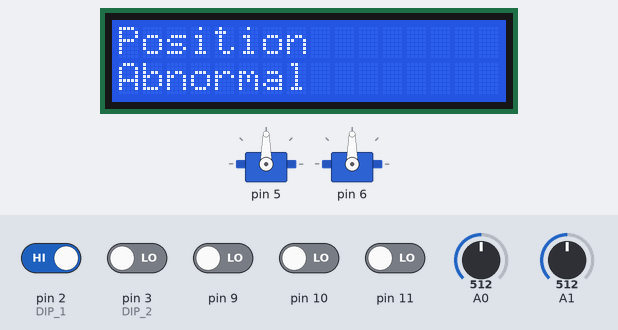
Bench run of a sketch on a simulated Arduino Uno, built with avr-gcc and run on an emulated ATmega328P. Shown: 2 × servo, 16×2 character LCD. The test bench sets the inputs (shaded band); at power-on: pin 2 (DIP_1) HIGH, pin 3 (DIP_2), pin 9–11 LOW, A0 = 512, A1 = 512.

Above: at 1.2 s.
1.3 s: pin 2 (DIP_1) driven LOW
At 2.0 s:
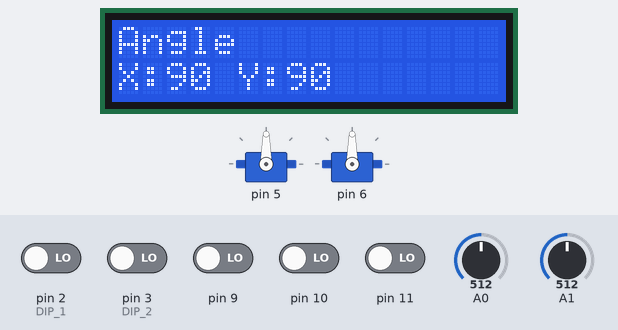
3.6 s: A0 set to 470
At 4.1 s:
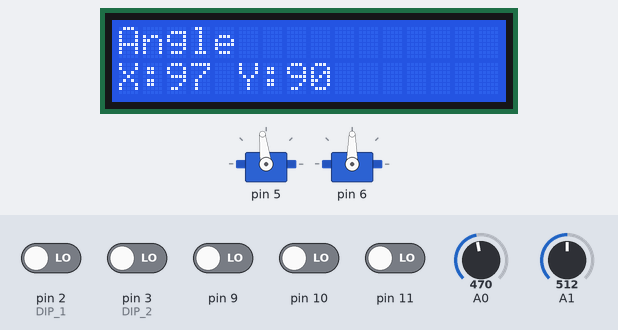
5.2 s: A0 set to 449
At 5.6 s:
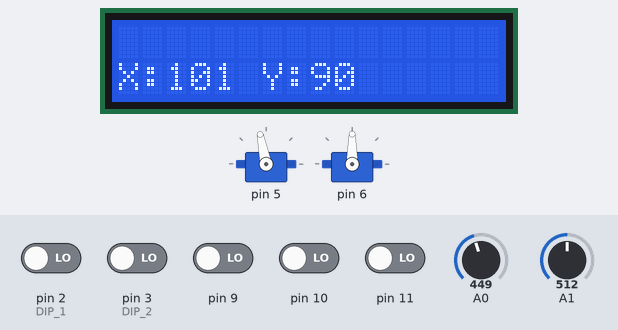
7.7 s: A1 set to 716
At 8.2 s:
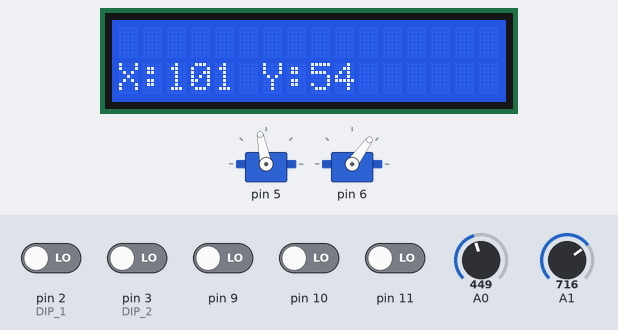
10.3 s: A1 set to 900
At 10.8 s:
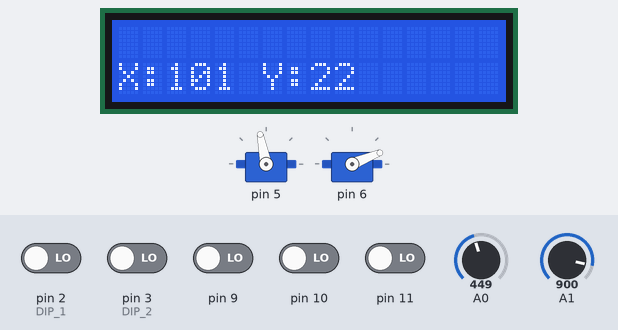
12.9 s: A0 set to 511
At 13.4 s:
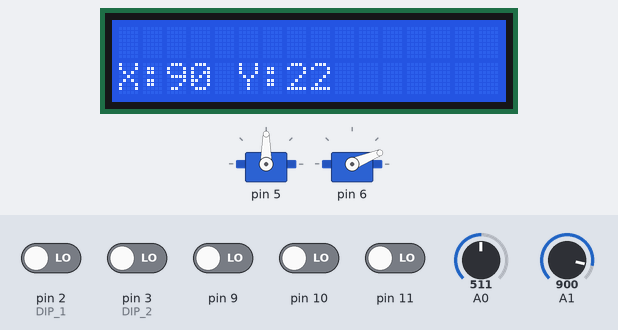
Timing chart, 0 to 15.9 s (numbered marks = the images above; inputs shaded):
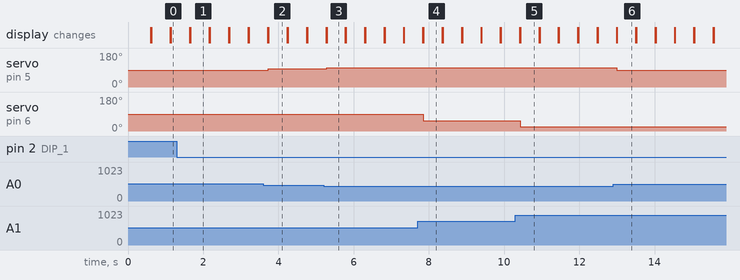

Measured:
- the behaviour switches between 458 and 457 on A0 (found by bisection; images 2 and 3)
- after the input at 1.3 s, the display: first differs from a run without the input after 0.35 s (image 1)
- after the input at 3.6 s, servo on pin 5: 90° → 97° after 0.13 s; the display: first differs from a run without the input after 0.13 s (image 2)
- after the input at 5.2 s, servo on pin 5: 97° → 101° after 0.08 s; the display: first differs from a run without the input after 0.08 s (image 3)
- after the input at 7.7 s, servo on pin 6: 90° → 54° after 0.15 s; the display: first differs from a run without the input after 0.15 s (image 4)
- after the input at 10.3 s, servo on pin 6: 54° → 22° after 0.13 s; the display: first differs from a run without the input after 0.13 s (image 5)
- after the input at 12.9 s, servo on pin 5: 101° → 90° after 0.10 s; the display: first differs from a run without the input after 0.10 s (image 6)

The sketch:

hw03.ino
```cpp
/*
Coded by Jheng-Hong Wang (2018)
E-mail : workspace2110@gmail.com
Description:
    題目： 伺服馬達、搖桿、紅外線感測器、超音波感測器、溫溼度感測器及LCD之整合應用
    接腳:
        DIP switch :
            Model 1:  接微控板的 2 腳
            Model 2:  接微控板的 3 腳
            Model 3:  接微控板的 4 腳

        LCD(I2C匯流排) :
            SDA : 接微控板的 A4 腳
            SCL : 接微控板的 A5 腳

        Servomotors:
            Servomotor1 : 接微控板的 5 腳
            Servomotor2 : 接微控板的 6 腳

        Joystick :
            Horizontal: 接微控板的 A0 腳
            Vertical:   接微控板的 A1 腳

        Infrared :
            right:  接微控板的 11 腳
            center: 接微控板的 10 腳
            left:   接微控板的  9 腳

        Ultrasonic :
            trigger:    接微控板的 12 腳
            echo:       接微控板的 13 腳

        Temperature and humidity :
            data:    接微控板的 A3 腳
    功能:
        (1)	模式1：
            可以利用搖桿控制兩個伺服馬達的轉動角度，並將兩個伺服馬達之角度顯示在LCD上。
            (例如：X: 56  Y:90)

        (2)	模式2：
            利用紅外線感測器感測路徑(貼上一條黑膠帶)，
            並在LCD上顯示微控板之位置狀態：
                位置正常(Position： Normal)、
                微偏右(Position： Slightly Right)、
                偏右(Position： Right)、
                微偏左(Position： Slightly Left)、
                偏左(Position： Left)、
                不正常(Position： Abnormal)

        (3)	模式3：
            可利用超音波感測器感測距離，並使用溫溼度感測器感測溫度與濕度，然後將感測到的距離及溫溼度顯示在LCD上。
            (例如:Distance: 30 cm  Temp:30 Humid:63)
*/

// Include libraries:
#include "model_1.h" // 模式1的函式庫
#include "model_2.h" // 模式2的函式庫
#include "model_3.h" // 模式3的函式庫
#include "My_LCD.h"  // LCD library
//--------------------------------------------

// Declare variables:

// Output pins:
// Servo motors:
int Servomotors1 = 5;
int Servomotors2 = 6;
// - - - - - - - - - - - - - - - - - - - - - -

// ===========================================

// Input pins:
// DIP switch:
const int DIP_1 = 2;
const int DIP_2 = 3;
const int DIP_3 = 4;
// - - - - - - - - - - - - - - - - - - - - - -

// Joystick:
const int Horizontal = A0;
const int Vertical   = A1;
// - - - - - - - - - - - - - - - - - - - - - -

// Infrared:
const int left      =  9;
const int center    = 10;
const int right     = 11;
// - - - - - - - - - - - - - - - - - - - - - -

// Temperature and humidity:
int data = A3;
// - - - - - - - - - - - - - - - - - - - - - -

// ===========================================

// Mixed pins:
// Ultrasonic:
const int trigger = 12;
const int echo    = 13;
// - - - - - - - - - - - - - - - - - - - - - -
// ===========================================

// Data:
const char* title     = ""; // title string
const char* message   = ""; // message string

Model_1* model_1;   // 模式1的物件
Model_2* model_2;   // 模式2的物件
Model_3* model_3;   // 模式3的物件
My_LCD* LCD;        // LCD object
// ===========================================

//--------------------------------------------

// Initializing
void setup(){
    model_1 = new Model_1(Servomotors1, Servomotors2, Horizontal, Vertical);
    model_2 = new Model_2(left, center, right);
    model_3 = new Model_3(trigger,echo, data);
    LCD = new My_LCD();
    Serial.begin(9600);
}
//--------------------------------------------

// main program
void loop(){
    if(!digitalRead(DIP_1)){          // Model 1
        model_1->runWork();
        title = model_1->getTitle();
        message = model_1->getMessage();
    }else if(!digitalRead(DIP_2)){    // Model 2
        model_2->runWork();
        title = model_2->getTitle();
        message = model_2->getMessage();
    }else if(!digitalRead(DIP_3)){    // Model 3
        model_3->runWork();
        title = model_3->getTitle();
        message = model_3->getMessage();
    }else{                           // Defualt model
        title   = "Defualt model";
        message = "Welcome";
    }

    LCD->set_words(title, message); // Display on LCD

    // For Debug:
    // Serial.println(title);
    // Serial.println(message);
    // ===========================================
}
//--------------------------------------------
```

model_1.cpp
```cpp
#include "model_1.h"

// Constructor: input(pin of bottom servo, pin of top servo, pin of horizontal joystick, pin of vertical joystick)
Model_1::Model_1(int servo_1, int servo_2, int joystick_H, int joystick_V):joystick_H(joystick_H), joystick_V(joystick_V){
    // Initializing Servo Object:
    this->servo_1 = new Servo();
    this->servo_2 = new Servo();
    this->servo_1->attach(servo_1);
    this->servo_2->attach(servo_2);
    // ===========================================

    // setting out pins:
    pinMode(this->joystick_H, INPUT);
    pinMode(this->joystick_V, INPUT);
    // ===========================================
}
//--------------------------------------------

// Deconstructor
Model_1::~Model_1(){

}
//--------------------------------------------

// 主要驅動程式
void Model_1::runWork(){
    servo_1->write( mapping(this->joystick_H) ); // 驅動水平伺服機
    servo_2->write( mapping(this->joystick_V) ); // 驅動垂直伺服機

     updata();
}
//--------------------------------------------

// 讀取信號並調整位置值
long Model_1::mapping(int pin){
    return map(analogRead(pin), 0, 1023, 179, 0);
}
//--------------------------------------------

// Get title string
char* Model_1::getTitle() const{
    return (char*)title;
}
//--------------------------------------------

// Get size of title
int Model_1::getTitle_size() const{
    return title_size;
}
//--------------------------------------------

// Get message string
char* Model_1::getMessage() const{
    return (char*)message;
}
//--------------------------------------------

// Get size of message
int Model_1::getMessage_size() const{
    return message_size;
}
//--------------------------------------------

// Updata all Data
void Model_1::updata(){
    updataMessage();
    updataMessage_size();
}
//--------------------------------------------

// Updata message
void Model_1::updataMessage(){
    // Updata message
    sprintf((char*)message,"X:%i Y:%i", (int)mapping(this->joystick_H), (int)mapping(this->joystick_V));
}
//--------------------------------------------

// Updata size of message
void Model_1::updataMessage_size(){
    message_size = sizeof(message)/sizeof(message[0]); // Updata size of message
}
//--------------------------------------------
```

model_1.h
```cpp
/*
Coded by Jheng-Hong Wang (2018)
E-mail : workspace2110@gmail.com
Description:
    功能:
        可以利用搖桿控制兩個伺服馬達的轉動角度，並將兩個伺服馬達之角度顯示在LCD上。
*/

#ifndef MODEL_1_H
#define MODEL_1_H

// include libraries:
#include <Arduino.h>    // Ardruino base library
#include <Servo.h>      // Servo working library
//--------------------------------------------

class Model_1{
public:
    // Constructor: input(pin of bottom servo, pin of top servo, pin of horizontal joystick, pin of vertical joystick)
    Model_1(int servo_1, int servo_2, int joystick_H, int joystick_V);
    // ===========================================

    // Deconstructor:
    ~Model_1();
    // ===========================================

    // Functions:

    // 主要驅動程式
    void runWork();
    // - - - - - - - - - - - - - - - - - - - - - -

    // 讀取信號並調整位置值
    long mapping(int pin);
    // - - - - - - - - - - - - - - - - - - - - - -

    // Getting functions:
    char* getTitle() const;         // Get title string
    int getTitle_size() const;      // Get size of title

    char* getMessage() const;       // Get message string
    int getMessage_size() const;    // Get size of message
    // - - - - - - - - - - - - - - - - - - - - - -

    // ===========================================
private:
    // Functions:
    void updata();              // Updata all Data
    void updataMessage();       // Updata message
    void updataMessage_size();  // Updata size of message
    // ===========================================

    // Data:
    // About LCD:
    static const char* const title = "Angle";         // title
    int title_size = sizeof(title)/sizeof(title[0]);  // title size

    const char* message = "X:%d Y:%d";                      // message
    int message_size = sizeof(message)/sizeof(message[0]);  // message size
    // - - - - - - - - - - - - - - - - - - - - - -

    // Servo motors:
    Servo* servo_1; // Bottom Servo Object
    Servo* servo_2; // Top Servo Object
    // - - - - - - - - - - - - - - - - - - - - - -

    // Joystick:
    int joystick_H = A0; // pin of joystick horizontal (Defualt: A0)
    int joystick_V = A1; // pin of joystick vertical (Defualt: A1)
    // - - - - - - - - - - - - - - - - - - - - - -

    // ===========================================
protected:
};
#endif // MODEL_1_H
```

model_2.cpp
```cpp
#include "model_2.h"

// Constructor:(input: pin of left, pin of center, pin of right)
Model_2::Model_2(int left, int center, int right) : left(left), center(center), right(right)
{
    // 設定為輸入接腳:
    pinMode(this->left, INPUT);
    pinMode(this->center, INPUT);
    pinMode(this->right, INPUT);
    // ===========================================
}
//--------------------------------------------

// Deconstructor:
Model_2::~Model_2()
{
}
//--------------------------------------------

// 主要驅動程式
void Model_2::runWork()
{
    LEFT   = digitalRead(this->left);     // 讀取紅外線感測器(左)
    CENTER = digitalRead(this->center);   // 讀取紅外線感測器(中)
    RIGHT  = digitalRead(this->right);    // 讀取紅外線感測器(右)

    updata();
}
//--------------------------------------------

// Get title string
char* Model_2::getTitle() const{
    return (char*)title;
}
//--------------------------------------------

// Get size of title
int Model_2::getTitle_size() const{
    return title_size;
}
//--------------------------------------------

// Get message string
char* Model_2::getMessage() const{
    return (char*)message;
}
//--------------------------------------------

// Get size of message
int Model_2::getMessage_size() const{
    return message_size;
}
//--------------------------------------------

// Updata all data
void Model_2::updata(){
    updataMessage();
    updataMessage_size();
}
//--------------------------------------------

// Updata message
void Model_2::updataMessage(){
    if ((LEFT || CENTER || RIGHT) == 0 || (LEFT && CENTER && RIGHT) == 1) // 不正常狀態
    {
        message = "Abnormal";
    }
    else if ((!LEFT && CENTER && !RIGHT) == 1)   // 位置正常狀態
    {
        message = "Normal";
    }
    else if ((!LEFT && !CENTER && RIGHT) == 1)  // 微偏右狀態
    {
        message = "Slightly Right";
    }
    else if ((!LEFT && CENTER && RIGHT) == 1)   // 偏右狀態
    {
        message = "Right";
    }
    else if ((LEFT && !CENTER && !RIGHT) == 1)  // 微偏左狀態
    {
        message = "Slightly Left";
    }
    else if ((LEFT && CENTER && !RIGHT) == 1)   // 偏左狀態
    {
        message = "Left";
    }
}
//--------------------------------------------

// Updata size of message
void Model_2::updataMessage_size(){
    message_size = sizeof(message)/sizeof(message[0]); // Updata size of message
}
//--------------------------------------------
```

model_2.h
```cpp
/*
Coded by Jheng-Hong Wang (2018)
E-mail : workspace2110@gmail.com
Description:
    功能:
        利用紅外線感測器感測路徑(貼上一條黑膠帶)，並在LCD上顯示微控板之位置狀態：
            位置正常(Position： Normal)、
            微偏右(Position： Slightly Right)、
            偏右(Position： Right)、
            微偏左(Position： Slightly Left)、
            偏左(Position： Left)、
            不正常(Position： Abnormal)
        。
*/

#ifndef MODEL_2_H
#define MODEL_2_H

// include libraries:
#include <Arduino.h>    // Ardruino base library
//--------------------------------------------

class Model_2{
public:
    // Constructor:(input: pin of left, pin of center, pin of right)
    Model_2(int left, int center, int right);
    // ===========================================

    // Deconstructor:
    ~Model_2();
    // ===========================================

    // Functions:

    // 主要驅動程式
    void runWork();
    // - - - - - - - - - - - - - - - - - - - - - -

    // Getting functions:
    char* getTitle() const;         // Get title string
    int getTitle_size() const;      // Get size of title

    char* getMessage() const;       // Get message string
    int getMessage_size() const;    // Get size of message
    // - - - - - - - - - - - - - - - - - - - - - -

    // ===========================================
private:
    // Functions:
    void updata();              // Updata all data
    void updataMessage();       // Updata message
    void updataMessage_size();  // Updata size of message
    // ===========================================

    // Data:
    // About LCD:
    static const char* const title = "Position";      // title
    int title_size = sizeof(title)/sizeof(title[0]);  // title size

    const char* message = "123";                            // message
    int message_size = sizeof(message)/sizeof(message[0]);  // message size
    // - - - - - - - - - - - - - - - - - - - - - -

    // Aoubt Infrared sensor:
    int left    = 2;    // 紅外線感測器(左)接腳  (Defualt: 2)
    int center  = 3;    // 紅外線感測器(中)接腳  (Defualt: 3)
    int right   = 4;    // 紅外線感測器(右)接腳  (Defualt: 4)

    int LEFT    = 0;    // 存放紅外線感測器(左)狀態
    int CENTER  = 0;    // 存放紅外線感測器(中)狀態
    int RIGHT   = 0;    // 存放紅外線感測器(右)狀態
    // - - - - - - - - - - - - - - - - - - - - - -

    // ===========================================
protected:
};
#endif // MODEL_2_H
```

model_3.cpp
```cpp
#include "model_3.h"

// Constructor:(input: pin of trigger, pin of echo, pin of data)
Model_3::Model_3(int trigger, int echo, int data): trigger(trigger), echo(echo){
    pinMode(trigger, OUTPUT);
    pinMode(echo, INPUT);

    dht11 = new DHT(data, DHTTYPE);
}
//--------------------------------------------

// Deconstructor
Model_3::~Model_3(){

}
//--------------------------------------------

// 主要驅動程式
void Model_3::runWork(){
    updata();
}
//--------------------------------------------

// Get title string
char* Model_3::getTitle() const{
    return (char*)title;
}
//--------------------------------------------

// Get size of title
int Model_3::getTitle_size() const{
    return title_size;
}
//--------------------------------------------

// Get message string
char* Model_3::getMessage() const{
    return (char*)message;
}
//--------------------------------------------

// Get size of message
int Model_3::getMessage_size() const{
    return message_size;
}
//--------------------------------------------

// Updata all data
void Model_3::updata(){
    updataDistance();
    updataTempHumi();
}
//--------------------------------------------

// Updata title
void Model_3::updataTitle(){
    sprintf((char*)title,"Distance:%i cm", distance);
    updataTitle_size();
}
//--------------------------------------------

// Updata size of title
void Model_3::updataTitle_size(){
    title_size = sizeof(title)/sizeof(title[0]);
}
//--------------------------------------------

// Updata message
void Model_3::updataMessage(){
    sprintf((char*)message,"Temp:%i Humid:%i", (int)this->temperature, (int)this->humidity);
    updataMessage_size();
}
//--------------------------------------------

// Updata size of message
void Model_3::updataMessage_size(){
    message_size = sizeof(message)/sizeof(message[0]);
}
//--------------------------------------------

// Updata temperature and humidity
void Model_3::updataTempHumi(){
    // 若讀取dht11無誤，則執行下列動作
    this->temperature   = dht11->readTemperature(); // Read temperature as Celsius
    this->humidity      = dht11->readHumidity();    // Read humidity
    updataMessage();
}
//--------------------------------------------

// Updata distance
void Model_3::updataDistance(){
    digitalWrite(trigger, HIGH); 		    // 持續送出超音波
    delayMicroseconds(10);		          // 等待10微秒
    digitalWrite(trigger, LOW); 		    // 停止送出超音波
    duration = pulseIn(echo, HIGH)/2;	  // 單趟時間
    distance = duration/T25;	          // 距離
    updataTitle();
}
//--------------------------------------------
```

model_3.h
```cpp
/*
Coded by Jheng-Hong Wang (2018)
E-mail : workspace2110@gmail.com
Description:
    功能:
        利用超音波感測器感測距離，並使用溫溼度感測器感測溫度與濕度，然後將感測到的距離及溫溼度顯示在LCD上。
*/

#ifndef MODEL_3_H
#define MODEL_3_H

// Define data:
#define DHTTYPE DHT11
//--------------------------------------------

// include libraries:
#include <Arduino.h>      // Ardruino base library
#include <DHT.h>        // Temperature and humidity sensor library
//--------------------------------------------

class Model_3{
public:
    // Constructor:(input: pin of trigger, pin of echo, pin of data)
    Model_3(int trigger, int echo, int data);
    // ===========================================

    // Deconstructor:
    ~Model_3();
    // ===========================================

    // Functions:

    // 主要驅動程式
    void runWork();
    // - - - - - - - - - - - - - - - - - - - - - -

    // Getting functions:
    char* getTitle() const;         // Get title string
    int getTitle_size() const;      // Get size of title

    char* getMessage() const;       // Get message string
    int getMessage_size() const;    // Get size of message
    // - - - - - - - - - - - - - - - - - - - - - -

    // ===========================================
private:
    // Functions:
    void updata();              // Updata all data
    void updataTitle();         // Updata title
    void updataTitle_size();    // Updata size of title
    void updataMessage();       // Updata message
    void updataMessage_size();  // Updata size of message
    void updataTempHumi();      // Updata temperature and humidity
    void updataDistance();      // Updata distance
    // ===========================================

    // Data:
    // About LCD:
    const char* title = "Distance:%d cm";             // title
    int title_size = sizeof(title)/sizeof(title[0]);  // title size

    const char* message = "Temp:%d Humid:%d";               // message
    int message_size = sizeof(message)/sizeof(message[0]);  // message size
    // - - - - - - - - - - - - - - - - - - - - - -

    // About temperature and humidity sensor:
    DHT* dht11; // temperature and humidity sensor object

    float temperature   = 0.0; // 存放濕度值的變數
    float humidity      = 0.0; // 存放攝氏溫度值的變數
    // - - - - - - - - - - - - - - - - - - - - - -

    // About ultrasonic sensor:
    const int samplePeriod = 50;	// 每50ms取樣一次(頻率為20Hz)
    const int T25=29;	            // 25度時之音速比例(1/0.0346)
    int distance = 0;
    int duration = 0;

    int trigger = 2; // pin of trigger  (defualt: 3)
    int echo    = 3; // pin of echo     (defualt: 2)
    // - - - - - - - - - - - - - - - - - - - - - -

    // ===========================================
protected:
};
#endif // MODEL_3_H
```

Source omitted: My_LCD.cpp (1923 bytes), My_LCD.h (1983 bytes)
